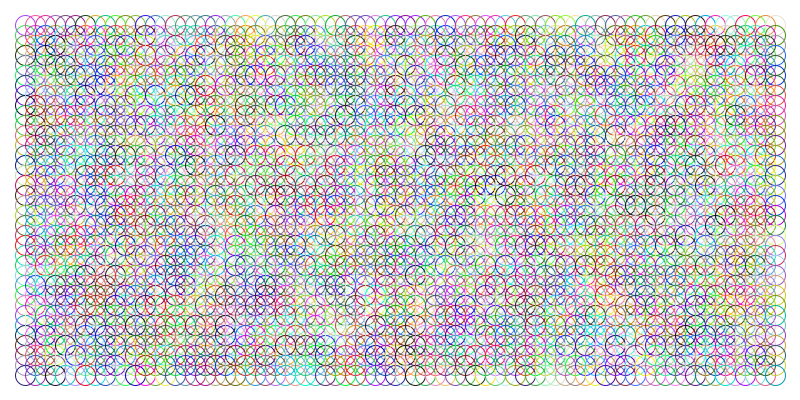
Frame 1 (no input)
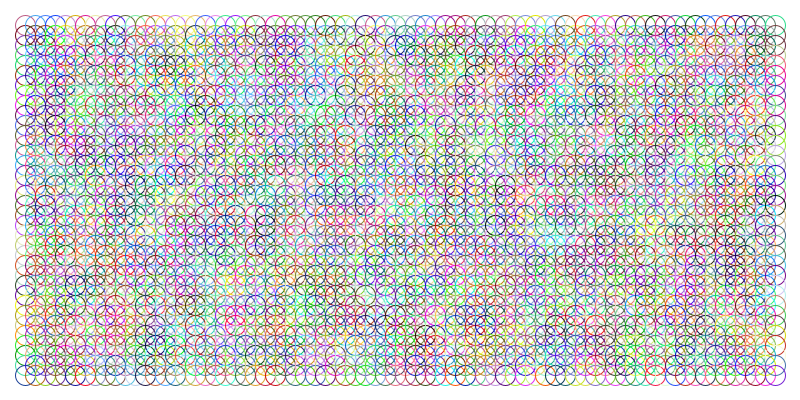
Frame 60 (the mouse pressed at the canvas centre just before this capture)
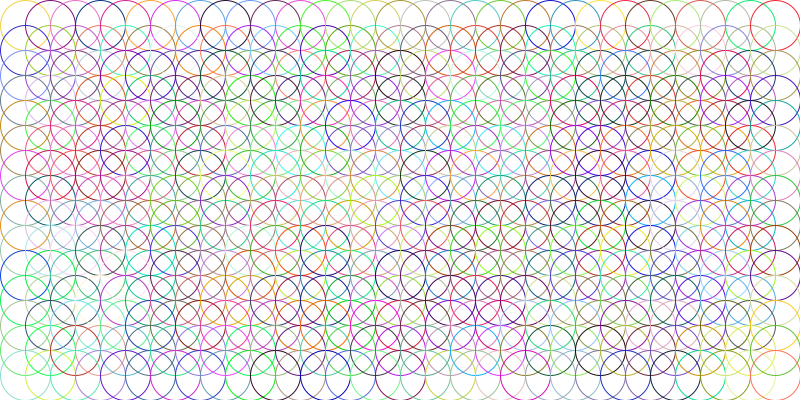
Frame 120 (the mouse held since frame 60 and released just before this capture)

The Processing sketch that drew these frames (run headless with seeded random() and noise(); from frame 60 on, the mouse is pressed at the canvas centre):

// Processing sketch: processing_114797
// ── processing_114797.pde

int index;
void setup() {
 
  size(800, 400);
  background(255);
  smooth();
  frameRate(20);
}
 
void draw() {
  background(255);
if (index ==0){
    patternCircle(20);
}
  if (index ==1){
  patternCircle(50);
  }
   if (index ==2){
  rectLine();
  }
}

void mousePressed(){
  index = index +1;
  if(index >2){
    index =0;
  }
}
void patternCircle(int s){
    for (int i =25; i < width - 20; i +=s/2){
     for (int j =25; j < height-20; j +=s/2){
    noFill();
    stroke(random(255),random(255),random(255));
    ellipse(i,j, s,s);
  }
  }
}

void rectLine(){

  for (int i=0;i<width;i=i+100) {
    for (int j =0; j < height; j = j +100){
        noStroke();
    fill(random(0,255),random(0,255),random(0,255));
    rect(i,j,100,100);
    stroke(0);
     line (i, j , i +100, j+100);
     line (i+100, j, i , j+100);
    }
  }
}
